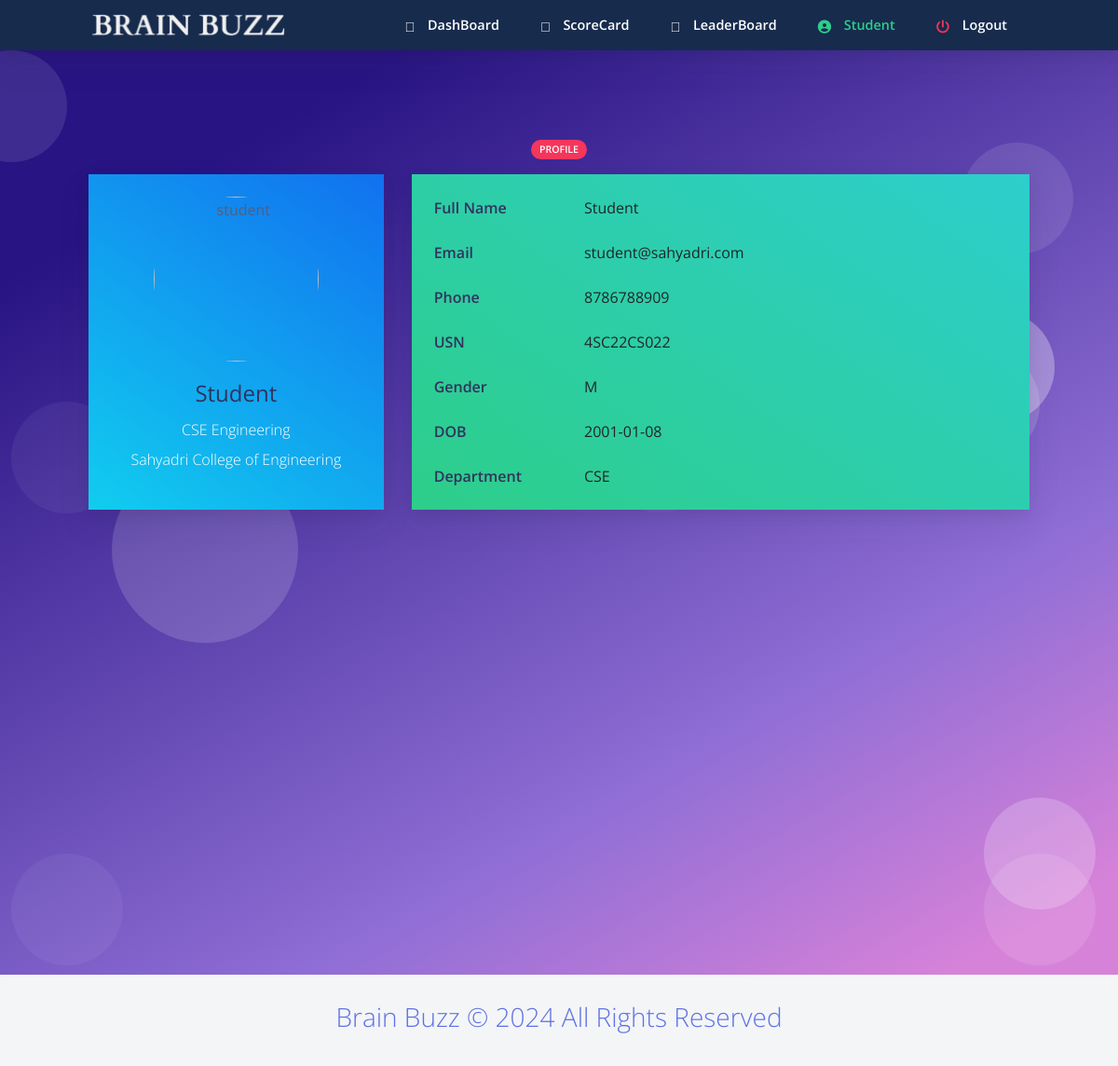
The page /studprofile.php (signed in) on the database its author committed.
### tables this page shows
CREATE TABLE student (
  usn VARCHAR(10) PRIMARY KEY,
  name VARCHAR(200) NOT NULL,
  mail VARCHAR(255) NOT NULL,
  phno VARCHAR(20) NOT NULL,
  gender VARCHAR(1) NOT NULL,
  DOB VARCHAR(20) NOT NULL,
  pw VARCHAR(200) NOT NULL,
  dept VARCHAR(3)
);

### studprofile.php (the view, shortened to what this page needs)
<html>
<?php require ("header.php");?>
<?php
require_once 'sql.php';
                $conn = mysqli_connect($host, $user, $ps, $project);if (!$conn) {
    echo "<script>alert(\"Database error retry after some time !\")</script>";
} else {
    $usn = $_SESSION["usn"];
    $sql = "select * from student where usn='{$usn}'";
    $res =   mysqli_query($conn, $sql);
    if ($res == true) {
        global $dbusn, $dbpw;
        while ($row = mysqli_fetch_array($res)) {
            $dbusn = $row['usn'];
            $dbname = $row['name'];
			$dbmail = $row['mail'];
            $dbphno = $row['phno'];
            $dbgender = $row['gender'];
            $dbdob = $row['DOB'];
            $dbdept = $row['dept'];
        }
    }
}
?>
  <body class="bg-white" id="top">
    <nav
      id="navbar-main"
      class="
        navbar navbar-main navbar-expand-lg
        bg-default
        navbar-light
        position-sticky
        top-0
        shadow
        py-0
      "
    >
      <div class="container">
        <ul class="navbar-nav navbar-nav-hover align-items-lg-center">
          <li class="nav-item dropdown">
            <a href="index.php" class="navbar-brand mr-lg-5 text-white">
                               <img src="assets/img/navbar.png" />
            </a>
          </li>
        </ul>
        <div class="navbar-collapse collapse bg-default" id="navbar_global">
          <ul class="navbar-nav align-items-lg-center ml-auto">
				 <li class="nav-item">
              <a href="homestud.php" class="nav-link">
                <span class="text-white nav-link-inner--text font-weight-bold"
                  ><i class="text-white fad fa-home"></i> DashBoard</span
                >
              </a>
            </li>
			 <li class="nav-item">
              <a href="studscorecard.php" class="nav-link">
                <span class="text-white nav-link-inner--text font-weight-bold"
                  ><i class="text-white fad fa-poll"></i> ScoreCard</span
                >
              </a>
            </li>
			 <li class="nav-item">
              <a href="studleaderboard.php" class="nav-link">
                <span class="text-white nav-link-inner--text font-weight-bold"
                  ><i class="text-white fad fa-award"></i> LeaderBoard</span
                >
              </a>
            </li>
			 <li class="nav-item">
              <a href="studprofile.php" class="nav-link">
                <span class="text-success nav-link-inner--text font-weight-bold"
                  ><i class="text-success fas fa-user-circle"></i> <?php echo $dbname ?></span
                >
              </a>
            </li>
		   <li class="nav-item">
              <a href="logout.php" class="nav-link">
                <span class="text-white nav-link-inner--text font-weight-bold"
                  ><i class="text-danger fas fa-power-off"></i> Logout</span
                >
              </a>
            </li>
          </ul>
        </div>
      </div>
    </nav>
  <section class="section section-shaped section-lg">
    <div class="shape shape-style-1 shape-primary">
      <span></span>
      <span></span>
      <span></span>
      <span></span>
      <span></span>
      <span></span>
    </div>
<div class="container ">
    	 <div class="row">
          <div class="col-md-8 mx-auto text-center">
            <span class="badge badge-danger badge-pill mb-3">Profile</span>
          </div>
        </div>
          <div class="row row-content">
            <div class="col-md-4 mb-3">
				<div class="card">
                <div class="card-body bg-gradient-info">
                  <div class="d-flex flex-column align-items-center text-center">
                    <img src="assets/img/student.jpg" alt="student" class="rounded-circle" width="177">
                    <div class="mt-3">
                      <h4>                      <?php echo $dbname ?></h4>
                      <p class="text-white mb-1"> <?php echo $dbdept ?> Engineering</p>
                      <p class="text-white font-size-sm">Sahyadri College of Engineering</p>
                    </div>
                  </div>
                </div>
              </div>
            </div>
                <div class="col-md-8">
              <div class="card mb-3">
                <div class="card-body bg-gradient-success">
                  <div class="row">
                    <div class="col-sm-3">
                      <h6 class="mb-0 font-weight-bold">Full Name</h6>
                    </div>
                    <div class="col-sm-9 text-dark">
                      <?php echo $dbname ?>
                    </div>
                  </div>
				  <br>
                  <div class="row">
                    <div class="col-sm-3">
                      <h6 class="mb-0 font-weight-bold">Email</h6>
                    </div>
                    <div class="col-sm-9 text-dark">
                      <?php echo $dbmail ?>
                    </div>
                  </div>
               <br>
                  <div class="row">
                    <div class="col-sm-3">
                      <h6 class="mb-0 font-weight-bold">Phone</h6>
                    </div>
                    <div class="col-sm-9 text-dark">
                      <?php echo $dbphno ?>
                    </div>
                  </div>
                   <br>
                  <div class="row">
                    <div class="col-sm-3">
                      <h6 class="mb-0 font-weight-bold">USN</h6>
                    </div>
                    <div class="col-sm-9 text-dark">
                      <?php echo $dbusn ?>
                    </div>
                  </div>
                   <br>
				  <div class="row">
                    <div class="col-sm-3">
                      <h6 class="mb-0 font-weight-bold">Gender</h6>
                    </div>
                    <div class="col-sm-9 text-dark">
                     <?php echo $dbgender ?>
                    </div>
                  </div>
                   <br>
				  <div class="row">
                    <div class="col-sm-3">
                      <h6 class="mb-0 font-weight-bold">DOB</h6>
                    </div>
                    <div class="col-sm-9 text-dark">
                      <?php echo $dbdob ?>
                    </div>
                  </div>
                   <br>
				  <div class="row">
                    <div class="col-sm-3">
                      <h6 class="mb-0 font-weight-bold">Department</h6>
                    </div>
                    <div class="col-sm-9 text-dark">
                     <?php echo $dbdept ?>
                    </div>
                  </div>
                </div>
              </div>
            </div>
          </div>
        </div>
</section>
    <?php require("footer.php");?>
</body>
</html>

### rows shown on the page
student: name "Student", dept "CSE", mail "student@sahyadri.com", phno "8786788909", usn "4SC22CS022", gender "M", DOB "2001-01-08"
